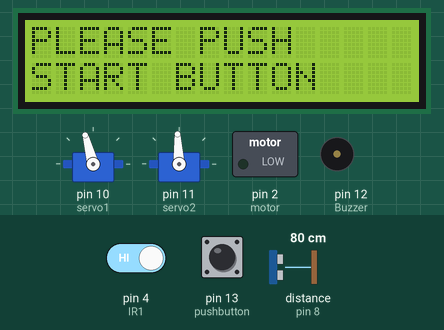
Recording of a sketch running on a simulated Arduino Uno, built with avr-gcc and run on an emulated ATmega328P. On the bench: 2 × servo, 16×2 character LCD, switched loads named in the sketch (green lamp = pin HIGH), buzzer (waves = sounding, pin HIGH). Wiring (inferred from the names in the program): ultrasonic range finder: trigger pin 9; echo pin 8. Dashed ring = blinking. The test bench sets the inputs (shaded band); at power-on: pin 4 (IR1) HIGH, pin 13 (pushbutton) LOW, distance to the obstacle (sensor on pin 8) 80 cm. The echo pulse lasts 58.3 µs per cm; pins used as bus, display or sensor lines are not drawn; what the sketch prints to the serial monitor is not drawn.

Above: at 4.3 s.
4.4 s: pin 4 (IR1) driven LOW
At 5.9 s:
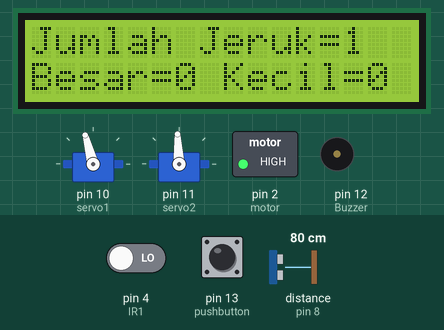
7.4 s: pin 13 (pushbutton) pulled HIGH for 1 s
At 8.79 s:
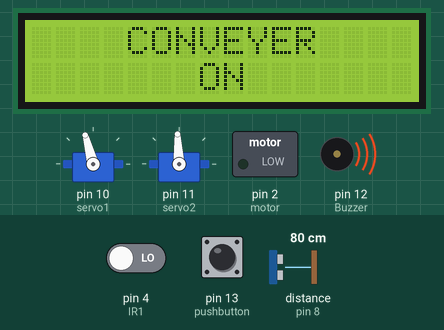
10.1 s: pin 13 (pushbutton) pulled HIGH for 0.6 s
At 11.6 s:
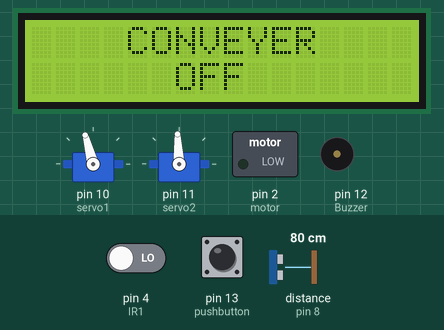
13.7 s: distance to the obstacle (sensor on pin 8) set to 9 cm
At 16.8 s:
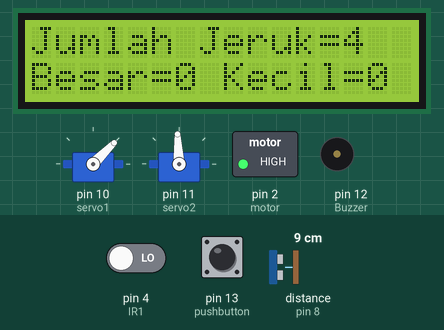
19.7 s: distance to the obstacle (sensor on pin 8) set to 5 cm
At 21.5 s:
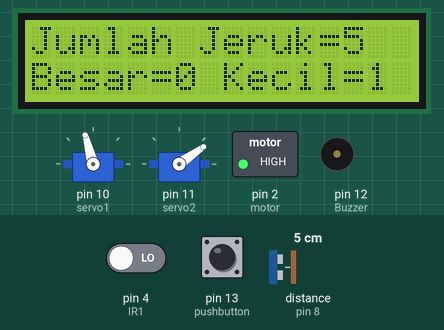
22.3 s: distance to the obstacle (sensor on pin 8) set to 8 cm
Timing chart, 0 to 26.3 s (numbered marks = the images above; inputs shaded):
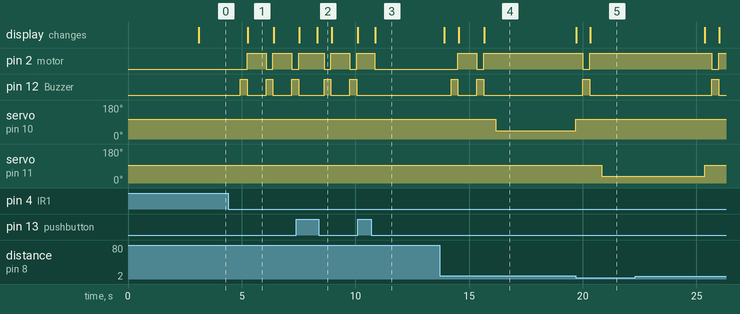

The sketch:

01_Handri_Conveyorproject.ino
```cpp
#include <NewPing.h>
#include <Servo.h>
#include <Wire.h>
#include <LiquidCrystal_I2C.h>
LiquidCrystal_I2C lcd(0x27, 16, 2);
Servo servo1;
Servo servo2;
#define trigPin 9
#define echoPin 8
#define MAX_DISTANCE 200

NewPing sonar(trigPin, echoPin, MAX_DISTANCE);


int nilaitombol;
int countertombol=0;
//long jarak;
int detectultra;
int val1;
long duration, distance;
int count = 0;
int jer=0;
int app=0;


void setup() {
pinMode(13,INPUT);//pushbutton
pinMode(2,OUTPUT);//motor
pinMode(4,INPUT);//IR1
pinMode(12,OUTPUT);//Buzzer
pinMode(trigPin,OUTPUT);//trigpin
pinMode(echoPin,INPUT);//echopin


servo1.attach(10);
servo2.attach(11);

Serial.begin(9600);
servo1.write(105);
servo2.write(93);

  lcd.begin();
  lcd.setCursor(0,0);
  lcd.print("     ORANGE    ");
  lcd.setCursor(0,1);
  lcd.print("SORTING CONVEYER ");
  delay(3000);
  lcd.clear();
  lcd.setCursor(0,0);
  lcd.print("PLEASE PUSH");
  lcd.setCursor(0,1);
  lcd.print("START BUTTON");

}

void loop() {
  // put your main code here, to run repeatedly:
 pushbutton();
 IR1();
 bacaultra();

}

void bacaultra(){
  digitalWrite(trigPin, LOW);
  delayMicroseconds(2);
  digitalWrite(trigPin, HIGH);
  delayMicroseconds(10);
  digitalWrite(trigPin, LOW);
  duration = pulseIn(echoPin, HIGH);
  distance = (duration/2) / 29.1;
  delay (500);
  Serial.println(distance);

  if(distance>=6 && distance <9)
  {
   servo1.write(45);
   delay(3500);
   servo1.write(105);
   jer++;
   lcd.clear();
   lcd.setCursor(0,0);
   lcd.print("Jumlah Jeruk =");
   lcd.print(count);
   lcd.setCursor(0,1);
   lcd.print("Besar=");
   lcd.print(app);
   lcd.print(" Kecil=");
   lcd.print(jer);
  }
  else if(distance<=5)
  {
   servo2.write(35);
   delay(4500);
   servo2.write(93);
    app++;
       lcd.clear();
    lcd.setCursor(0,0);
    lcd.print("Jumlah Jeruk =");
    lcd.print(count);
   lcd.setCursor(0,1);
   lcd.print("Besar=");
    lcd.print(app);
    lcd.print(" Kecil=");
    lcd.print(jer);
  }
}

void pushbutton()
{
  nilaitombol= digitalRead(13);
  if(nilaitombol == 1)
  {

  countertombol++;
  delay(250);
  if(countertombol == 1)
  {
  count=0;
  jer=0;
  app=0;
  digitalWrite(2, HIGH);
  Serial.println("logic on");
  lcd.clear();
  lcd.setCursor(0,0);
  lcd.print("    CONVEYER    ");
  lcd.setCursor(0,1);
  lcd.print("       ON");
  }
  else if(countertombol == 2){
  Serial.println("logic off");
  digitalWrite(2, LOW);
  countertombol=0;
  lcd.clear();
  lcd.setCursor(0,0);
  lcd.print("    CONVEYER    ");
  lcd.setCursor(0,1);
  lcd.print("      OFF");
  delay(3000);
  lcd.clear();
  lcd.setCursor(0,0);
  lcd.print("  PLEASE  PUSH  ");
  lcd.setCursor(0,1);
  lcd.print("  START BUTTON  ");
  }
  }
}

void IR1()
{
  int val2=digitalRead(4);
  if (val2==LOW)
  {
   Serial.println("ADA HAMBATAN");
   delay(300);
   digitalWrite(2,LOW);
   digitalWrite(12,HIGH);
   delay(300);
   digitalWrite(2,HIGH);
   digitalWrite(12,LOW);


   count++;
    lcd.clear();
    lcd.setCursor(0,0);
    lcd.print("Jumlah Jeruk=");
    lcd.print(count);
    lcd.setCursor(0,1);
   lcd.print("Besar=");
    lcd.print(app);
    lcd.print(" Kecil=");
    lcd.print(jer);

  }
  else
  {
   digitalWrite(12,LOW);
  }
}
```

Measured:
- after the input at 4.4 s, pin 2 (motor): alternates HIGH for 0.84 s and LOW for 0.30 s, starting after 0.84 s; pin 12 (Buzzer): alternates HIGH for 0.30 s and LOW for 0.84 s, starting after 0.54 s; the display: changes after 0.87 s (image 1)
- after the input at 7.4 s, the display: first differs from a run without the input after 0.93 s (image 2)
- after the input at 10.1 s, pin 12 (Buzzer): stops changing and stays LOW; the display: changes after 0.78 s (image 3)
- after the input at 13.7 s, pin 2 (motor): goes on until 15.6 s, then stays HIGH; pin 12 (Buzzer): goes on until 15.6 s, then stays LOW; servo on pin 10 (servo1): 105° → 45° after 2.5 s, → 105° 3.5 s later
- after the input at 19.7 s, servo on pin 10 (servo1): stays 105° (without the input it goes to 45° after 1.1 s); servo on pin 11 (servo2): 93° → 35° after 1.1 s
- what the display in image 1 shows lasts 1.1 s, from 5.3 s to 6.4 s
